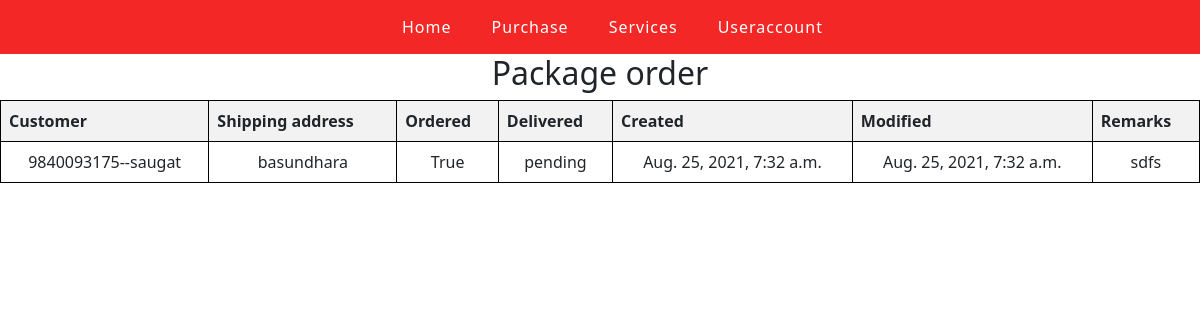
The app's page /package_orders/ with its own data.
### tummyapp/models.py (models this page shows, shortened)
class Tracking(models.Model):
    created = models.DateTimeField(auto_now_add=True)
    modified = models.DateTimeField(auto_now=True)
    class Meta:
        abstract = True

class Package_orders(Tracking):
    customer = models.ForeignKey(Customers, on_delete=models.CASCADE)
    shipping_address = models.CharField(max_length=100)
    ordered = models.BooleanField()
    delivered = models.CharField(max_length=50, choices=DELIVER_CHOICES)
    remarks = models.TextField()

class Customers(models.Model):
    customer = models.CharField(max_length=100)
    phone = models.IntegerField()
    def __str__(self):
        return f"{str(self.phone)}--{self.customer}"

### tummyapp/views.py (the view)
# urls.py: path('package_orders/', views.package_orders, name='package_orders'),
def package_orders(request):
    package_orders = Package_orders.objects.all()
    context = {'package_orders': package_orders}
    return render(request, 'package_orders.html', context)

### tummyapp/templates/package_orders.html (shortened to what this page needs)
{% extends 'base.html' %}
{% block content %}
<h2>Package order</h2>
<table class="table table-striped">
    <tr>
        <th>Customer</th>
        <th>Shipping address</th>
        <th>Ordered</th>
        <th>Delivered</th>
        <th>Created</th>
        <th>Modified</th>
        <th>Remarks</th>
    </tr>
    {% for package_orders in package_orders %}
    <tr>
        <td style="text-align:center">{{package_orders.customer}}</td>
        <td style="text-align:center">{{package_orders.shipping_address}}</td>
        <td style="text-align:center">{{package_orders.ordered}}</td>
        <td style="text-align:center">{{package_orders.delivered}}</td>
        <td style="text-align:center">{{package_orders.created}}</td>
        <td style="text-align:center">{{package_orders.modified}}</td>
        <td style="text-align:center">{{package_orders.remarks}}</td>
    </tr>
    {% endfor %}
</table>
{% endblock content %}

### tummyapp/templates/package_orders.html (style rules this page uses)
table { width: 100%; }
h2 { text-align: center }
table, th, td { border: 1px solid black; border-collapse: collapse; }

### records on screen
Package_orders: customer "9840093175--saugat", shipping_address "basundhara", ordered "True", delivered "pending", created "Aug. 25, 2021, 7:32 a.m.", modified "Aug. 25, 2021, 7:32 a.m.", remarks "sdfs"
